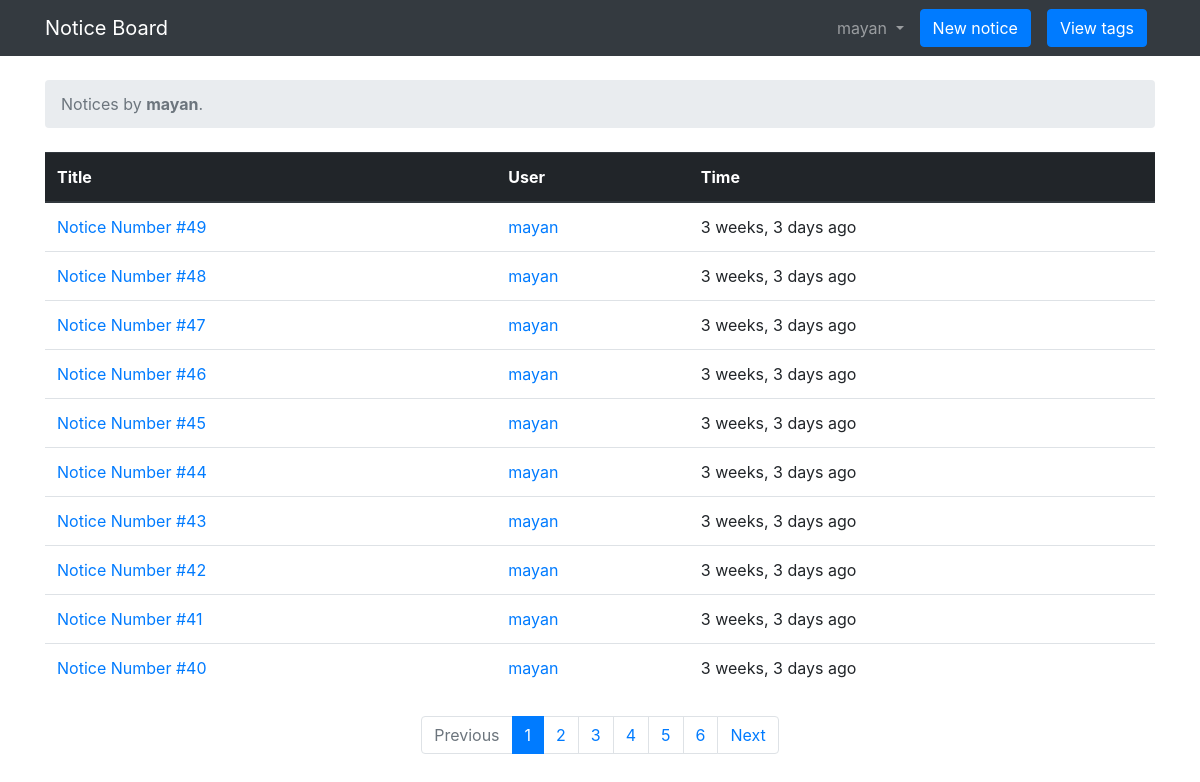
/u/mayan (signed in), run on the app's committed database.
### notices/models.py (models this page shows, shortened)
class Notice(models.Model):
	title = models.CharField(max_length=100)
	message = models.TextField(max_length=2000)
	created_at = models.DateTimeField(auto_now_add=True)
	tags = models.CharField(max_length=100, null=True)
	created_by = models.ForeignKey(User, related_name='posts', on_delete=models.DO_NOTHING)

### notices/views.py (the view)
# urls.py: path('u/<user>', views.UserNoticeListView.as_view(), name='user_notices'),
class UserNoticeListView(LoginRequiredMixin, ListView):
	model = Notice
	context_object_name = 'notices'
	template_name = 'notices/notices_by_user.html'
	paginate_by = 10
	def get_context_data(self, **kwargs):
		return super().get_context_data(**kwargs)
	def get_queryset(self):
		self.user = get_object_or_404(User, username=self.kwargs['user'])
		return Notice.objects.filter(created_by=self.user).order_by('-created_at')

### notices/templates/notices/notices_by_user.html
{% extends 'notices/home.html' %}
{% block breadcrumb %} Notices by <strong>{{ user }}</strong>. {% endblock %}

### notices/templates/notices/home.html (shortened to what this page needs)
{% extends 'notices/base.html' %}
{% load humanize %}
{% block content %}
		<ol class="breadcrumb my-4">
		    <li class="breadcrumb-item active"> {% block breadcrumb %} Notices {% endblock %}</li>
		</ol>
	    <table class="table">
	    	<thead class="thead-dark">
	    		<tr>
	    			<th>Title</th>
	    			<th>User</th>
	    			<th>Time</th>
	    		</tr>
	    	</thead>
	      <tbody>
	      	{% if notices %}
		        {% for notice in notices %}
		          <tr>
		            <td>
		              <a href="{% url 'notices:notice_page' notice.id %}"> {{ notice.title }} </a>
		            </td>
		            <td>
		              <a href="{% url 'notices:user_notices' notice.created_by %}">{{ notice.created_by }} </a>
		        	</td>
		            <td>{{ notice.created_at|naturaltime }}</td>
		          </tr>
		        {% endfor %}
		      </tbody>
		     {% endif %}
	    </table>
		 {% if is_paginated %}
		    <nav aria-label="Topics pagination" class="my-4">
		      <ul class="pagination justify-content-center">
		        {% if page_obj.has_previous %}
		          <li class="page-item">
		            <a class="page-link" href="?page={{ page_obj.previous_page_number }}">Previous</a>
		          </li>
		        {% else %}
		          <li class="page-item disabled">
		            <span class="page-link">Previous</span>
		          </li>
		        {% endif %}
		        {% for page_num in paginator.page_range %}
		          {% if page_obj.number == page_num %}
		            <li class="page-item active">
		              <span class="page-link">
		                {{ page_num }}
		              </span>
		            </li>
		          {% else %}
		            <li class="page-item">
		              <a class="page-link" href="?page={{ page_num }}">{{ page_num }}</a>
		            </li>
		          {% endif %}
		        {% endfor %}
		        {% if page_obj.has_next %}
		          <li class="page-item">
		            <a class="page-link" href="?page={{ page_obj.next_page_number }}">Next</a>
		          </li>
		        {% else %}
		          <li class="page-item disabled">
		            <span class="page-link">Next</span>
		          </li>
		        {% endif %}
		      </ul>
		    </nav>
		  {% endif %}
{% endblock %}

### notices/templates/notices/base.html (shortened to what this page needs)
{% load static %}
<!DOCTYPE html>
<html>
<head>
    <link rel="stylesheet" href="{% static 'css/bootstrap.min.css' %}">
    {% block stylesheet %}
    <link rel="stylesheet" href="{% static 'css/notices.css' %}">
    {% endblock %}
</head>
<body>
        <nav class="navbar navbar-expand-sm navbar-dark bg-dark">
          <div class="container">
            <a class="navbar-brand" href="{% url 'notices:home' %}">Notice Board</a>
            {% block navbar %}
                <div class="collapse navbar-collapse" id="mainMenu">
                    {% if user.is_authenticated %}
                      <ul class="navbar-nav ml-auto">
                        <li class="nav-item dropdown">
                          <a class="nav-link dropdown-toggle" href="#" id="userMenu" data-toggle="dropdown" aria-haspopup="true" aria-expanded="false">
                            {{ user.username }}
                          </a>
                        </li>
                        <form class="form-inline ml-auto">
                        {% if user.is_staff %}
                         <a href="{% url 'notices:new_notice'%}" class="btn btn-primary mx-2">New notice</a>
                        {% endif %}
                         <a href="{% url 'notices:tags'%}" class="btn btn-primary mx-2">View tags</a>
                        </form>
                      </ul>
                  {% endif %}
                </div>
            {% endblock %}
          </div>
        </nav>
    <div class="container">
    {% block content %}
    {% endblock %}
    </div>
</body>
</html>

### notices/static/css/notices.css (style rules this page uses)
.pagination { margin: 0 auto; }

### data on the page
Notice: title "Notice Number #49", created_by "mayan", created_at "3 weeks, 3 days ago"
Notice: title "Notice Number #48", created_by "mayan", created_at "3 weeks, 3 days ago"
Notice: title "Notice Number #47", created_by "mayan", created_at "3 weeks, 3 days ago"
Notice: title "Notice Number #46", created_by "mayan", created_at "3 weeks, 3 days ago"
Notice: title "Notice Number #45", created_by "mayan", created_at "3 weeks, 3 days ago"
Notice: title "Notice Number #44", created_by "mayan", created_at "3 weeks, 3 days ago"
Notice: title "Notice Number #43", created_by "mayan", created_at "3 weeks, 3 days ago"
Notice: title "Notice Number #42", created_by "mayan", created_at "3 weeks, 3 days ago"
Notice: title "Notice Number #41", created_by "mayan", created_at "3 weeks, 3 days ago"
Notice: title "Notice Number #40", created_by "mayan", created_at "3 weeks, 3 days ago"

### other printed values
{{ user.username }} "mayan"
{{ user }} "mayan"
{{ page_num }} "1"
{{ page_num }} "2" "3" "4" "5" "6"
